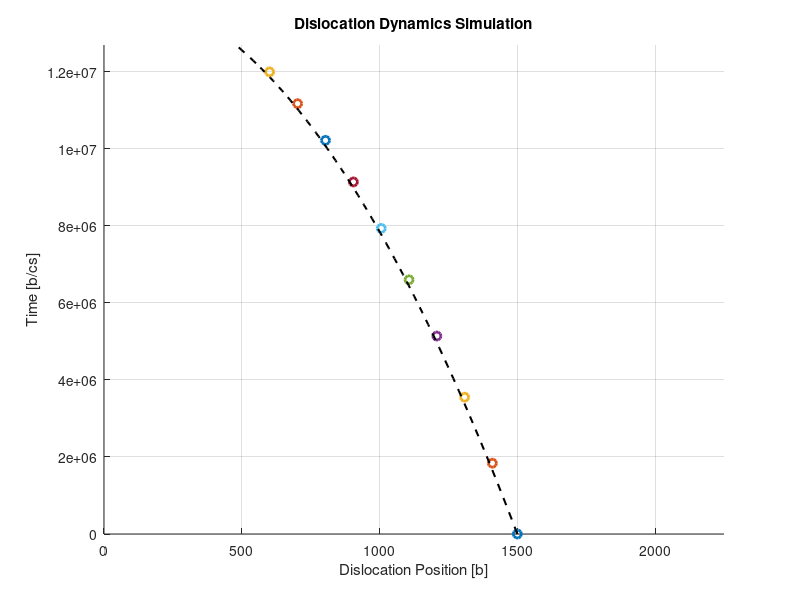

This figure's MATLAB source:
clear
%% 2D dislocation dynamics
%% Define parameters
load("matPara_W.mat");
unitSIF = mu_SI*sqrt(b_SI);
unitSIFrate = mu_SI*cs_SI/sqrt(b_SI);
unitTime = b_SI / cs_SI;

% Ke = 2e6; % Pa`m^1/2
% Assming crack-tip located at origin
crack_tip = 0;
tau_nuc = 100e6 / mu_SI;        % [Pa], critical resolved shear stress for dislocation nucleation
r_source = 1500;     % [m], source position for dislocation nucleation
T = 300; % [K], temperature
% Function to calculate resolved shear stress
tau_interaction = @(ri,rj) mu*b/(2*pi) / (ri-rj);   % dislocation interaction for screw dislocation
tau_imgae = @(r) mu*b/(4*pi) ./ (r-crack_tip);       % image force for screw dislocation

%% Define applied stress field
KappDot = 0e6 / unitSIFrate;
% Kapp0 = 0.0e6 / unitSIF;
Kapp0 = 0.0;

%% Define output variables
nucleation = false; 
dt = 10;
dxMax = 10;
Nsteps = 100;
outputInterval = 10;
time_curr = 0;
Vmax = 1.0;
time = zeros(1, Nsteps);
back_stress = zeros(1, Nsteps);

%% Initiate dislocation configuration
Nd = 1;
disArr = struct('id', {}, 'position', {}, 'velocity', {});

for i = 1: Nd
    disArr(i).id = i; % Unique identifier
    disArr(i).position = r_source*i; % Current position
    disArr(i).velocity = 0.0; % Current velocity
end
%% 

figure
hold on
xlabel('Dislocation Position [b]')
ylabel('Time [b/cs]')

for kInc = 1: Nsteps

    time(kInc) = time_curr;
    Kapp = Kapp0 + KappDot * time_curr;
    tau_applied = @(r) Kapp ./ sqrt(2*pi*r);

%% Dislocation nucleation
if nucleation
    for nd = 1: Nd
        back_stress(kInc) = back_stress(kInc) + tau_interaction(r_source, disArr(nd).position); % Back stress, <0
    end
    rss_source = tau_applied(r_source) + back_stress(kInc) - tau_imgae(r_source); % Resolved shear stress at source
    if rss_source >= tau_nuc
        Nd = Nd + 1; % Increment dislocation count
        disArr(Nd).id = Nd; % Assign new ID
        disArr(Nd).position = r_source; % Set nucleation position
        disArr(Nd).velocity = 0; % Initial velocity is zero
    end
end
%% Resolved shear stress
    currP = zeros(1, Nd);
    tau_int = zeros(1, Nd);

    for i = 1: Nd
        ri = disArr(i).position;
        currP(i) = ri;
        for j = 1: Nd
            if i ~= j
                rj = disArr(j).position;
                tau_int(i) = tau_interaction(ri, rj) + tau_int(i);
            end
        end
    end

    tau_app = tau_applied(currP); 
    tau_im = tau_imgae(currP);
    rss = tau_app + tau_int - tau_im;


%% Mobility law
    % [currV, athermal] = mobilityLaw_W(rss, T);
    currV = rss .* b / 1;
    athermal = zeros(size(rss));
    newP = currP + currV * dt; % Update positions based on velocities

%% Visualization
    if mod(kInc-1, outputInterval) == 0
        for i = 1:Nd
            if athermal(i)
                plot(currP(i), time_curr, 's', 'LineWidth', 2, 'DisplayName', ['Dislocation ', num2str(i)]); % Square for athermal
            else
                plot(currP(i), time_curr, 'o', 'LineWidth', 2, 'DisplayName', ['Dislocation ', num2str(i)]); % Circle otherwise
            end
        end
    end

%% Update variables for next iteration
    for ndis = 1: Nd
        disArr(ndis).position = newP(ndis); % Update position
        disArr(ndis).velocity = currV(ndis); % store velocity
    end

    if Nd > 0
        x_leadingDis = disArr(Nd).position;
        Vmax = max(currV);
    else
        x_leadingDis = 1000;
        Vmax = 1.0;
    end
    dt = abs(dxMax/Vmax);
    time_curr = time_curr + dt;

end

%% 
grid on
title('Dislocation Dynamics Simulation')
axis([0, r_source*1.5, 0, time_curr]);
Kd = 1;
disp('current SIF [MPa m^0.5] = ')
disp(Kapp*unitSIF/1e6)

%% Analytical solution for single dislocation
% K-field stress
% r_dis = ( 3/2 * time * Kapp0 / sqrt(2*pi) + r_source^(3/2) ).^(2/3);
% plot(r_dis, time, 'k--', 'LineWidth', 1.5, 'DisplayName', 'Analytical Solution');

% image stress
r_dis = sqrt(r_source^2 - mu*b*time/2/pi);
plot(r_dis, time, 'k--', 'LineWidth', 1.5, 'DisplayName', 'Analytical Solution, image stress');